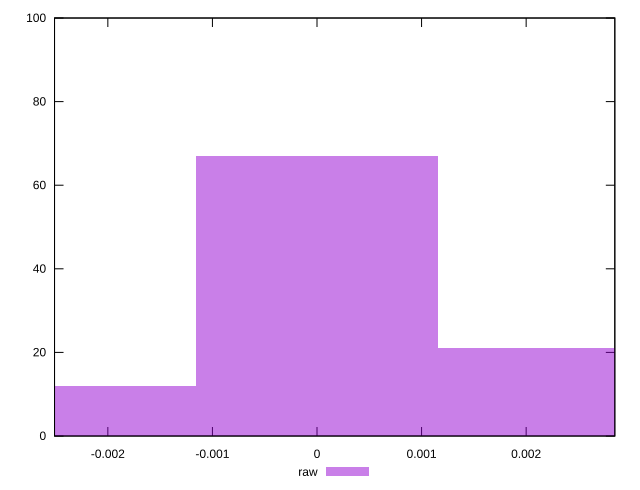

Generate this figure with gnuplot:
reset

$raw <<EOF
0 67
0.0023061707090649072 21
-0.0023061707090649072 12
EOF

set key outside below
set boxwidth 0.0023061707090649072
set xrange [-0.002509781009874806:0.0028479029780120457]
set yrange [0:100]
set trange [0:100]
set style fill transparent solid 0.5 noborder
set terminal svg size 640, 490 enhanced background rgb 'white'
set output "report_00015_2021-02-09T16-11-33.973Z/meta/pScore-difference/samples/pages/raw/histogram.svg"

plot $raw title "raw" with boxes

reset
